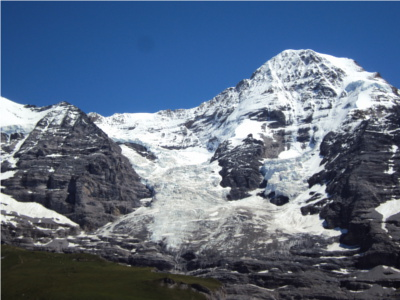
#> input picture images/2.jpeg, 400 x 300 px
$ jupyter execute testcode.ipynb
#> lines starting #> are read from the running program, lines starting #| are printed output that depends on the picture; after the words box and inside, x2 and y2 are one past the last pixel; in counts of white or black regions, pixels touching at a corner belong together
[cell 1]
##################################################

[cell 2]
#####################Computer Vision Project ##############

[cell 3]
import cv2
import numpy as np

[cell 4]
rimg = cv2.imread("./images/2.jpeg")
#> rimg is the input picture: shape (300, 400, 3); mean B, G, R 131, 108.6, 93
rimg_gray = cv2.cvtColor(rimg,cv2.COLOR_BGR2GRAY)
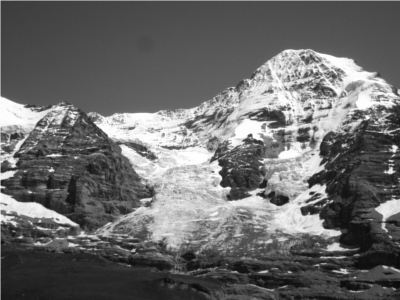
#> rimg_gray: shape (300, 400); min 8, max 255, mean 106.5
# rims=cv2.resize(img1,(960,540))
limg=cv2.imread("./images/1.jpeg")
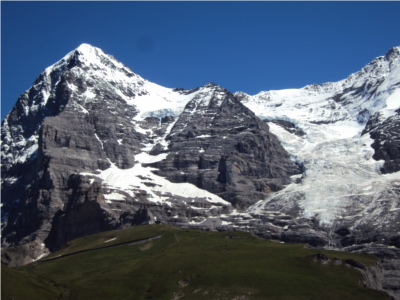
#> input picture images/1.jpeg, 400 x 300 px
#> limg is the input picture: shape (300, 400, 3); mean B, G, R 113.4, 95.7, 82.9
limg_gray = cv2.cvtColor(limg,cv2.COLOR_BGR2GRAY)
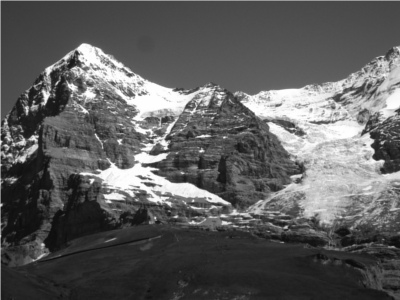
#> limg_gray: shape (300, 400); min 9, max 255, mean 93.9
# lims=cv2.resize(img2,(960,540))
sift = cv2.xfeatures2d.SIFT_create()

kp1, des1 = sift.detectAndCompute(rimg_gray,None)
#> kp1 = 1491 keypoints; strongest (x, y, size): (391, 171, 4.1), (394, 148, 4.2), (311, 193, 2.4), (281, 200, 9.1)
kp2, des2 = sift.detectAndCompute(limg_gray,None)
#> kp2 = 1257 keypoints; strongest (x, y, size): (46, 95, 5.4), (34, 138, 4.3), (72, 87, 5.5), (144, 165, 3.5)

for d in des1:
    print(d)
#> this loop made 1491 passes
#> (printed output is left out)

[cell 5]
#Brute force matching
bf=cv2.BFMatcher(cv2.NORM_L1, crossCheck=True)
matches = bf.match(des1,des2)
#> matches = 673 matches
matches = sorted(matches,key=lambda x:x.distance)
#minimum distance implies good matching !
for m in matches:
    print(m.distance)

[cell 6]
matching_result = cv2.drawMatches(rimg_gray,kp1,limg_gray,kp2,matches[:20],None,flags=2)
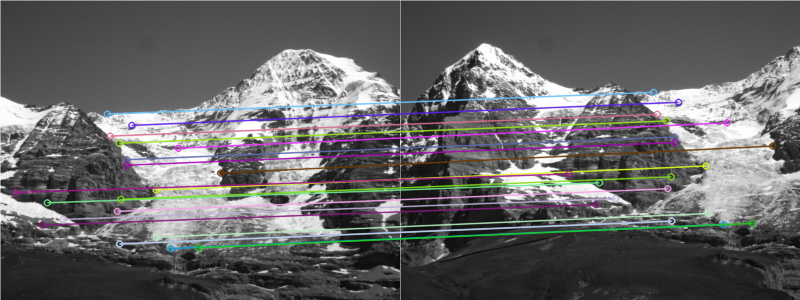
#> matching_result: shape (300, 800, 3); mean of channels 0, 1, 2 102.1, 101.5, 102.1; drawn as B, G, R
#ims1=cv2.drawKeypoints(ims1,keypoints,None)
cv2.imshow("Matching Result",matching_result)
cv2.imshow("right image",rimg_gray)
cv2.imshow("left image",limg_gray)
k=cv2.waitKey(0)
#> (key Esc is pressed here)
if k==27:
    cv2.destroyAllWindows()

[cell 7]
good = []
for m in matches[:20]:
    good.append(m)
#> this loop made 20 passes
#> after the loop, good = 20 matches
# [6 lines of commented-out code are left out]
src_pts = np.float32([ kp1[m.queryIdx].pt for m in good ]).reshape(-1,1,2)
#> src_pts = 20 rows, first 8: [116.8, 210.9], [126.3, 159.2], [41.79, 224.7], [131.5, 124.9], [46.85, 202.3], [109.7, 135.6], [155.7, 189.5], [119.1, 243.5]
dst_pts = np.float32([ kp2[m.trainIdx].pt for m in good ]).reshape(-1,1,2)
#> dst_pts = 20 rows, first 8: [267.3, 188.3], [274.4, 136.5], [195.3, 204.1], [278.1, 101.8], [198.9, 182.3], [256.7, 113.8], [305.6, 165.5], [271.2, 220.6]
M,mask = cv2.findHomography(src_pts, dst_pts, cv2.RANSAC, 5.0)
#> M = [[0.884, 0.0606, 144.5], [-0.0918, 0.977, -11.79], [-0.000319, 5.48e-05, 1]]; mask = 20 values from 1 to 1
print(M)
h,w = rimg_gray.shape
#> h = 300; w = 400
print(h,w)

[cell 8]
pts = np.float32([ [0,0],[0,h-1],[w-1,h-1],[w-1,0] ]).reshape(-1,1,2)
#> pts = [[0, 0], [0, 299], [399, 299], [399, 0]]
dst=cv2.perspectiveTransform(pts,M)
#> dst = [[144.5, -11.79], [160, 275.8], [579.7, 274.2], [569.8, -55.51]]
print(pts,2*'\n',dst)
# lims=cv2.polylines(lims,[np.int32(dst)])

[cell 9]
limg_gray=cv2.polylines(limg_gray,[np.int32(dst)],True,255,5,cv2.LINE_AA)
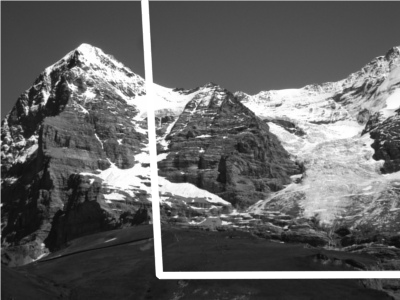
#> limg_gray: shape (300, 400); 3.8% of pixels changed, all inside (x1, y1, x2, y2) = (140, 0, 400, 280)
cv2.imshow("original image overlapping",limg_gray)
k=cv2.waitKey(0)
#> (key Esc is pressed here)
if k==27:
    cv2.destroyAllWindows()

[cell 10]
final_image=cv2.warpPerspective(rimg,M,(limg.shape[1]+rimg.shape[1],limg.shape[0]))
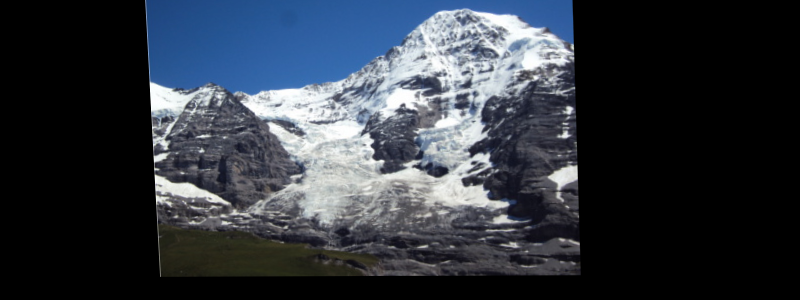
#> final_image: shape (300, 800, 3); mean B, G, R 63.4, 54.7, 48.8
final_image[0:limg.shape[0],0:limg.shape[1]]=limg
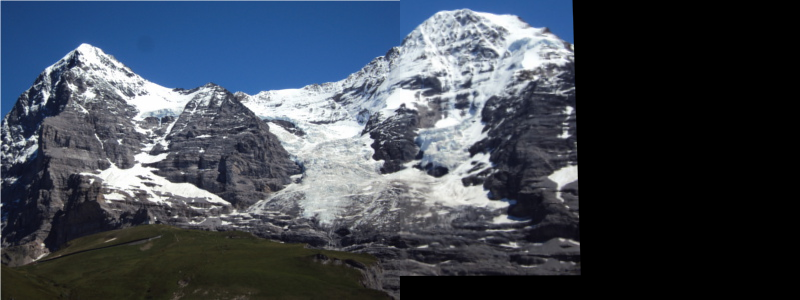
#> final_image: shape (300, 800, 3); mean B, G, R 82.6, 71.2, 63.4
print(final_image[0].shape,10*'\n',final_image)
cv2.imshow("final stichhed image",final_image)
k=cv2.waitKey(0)
#> (key Esc is pressed here)
if k==27:
    cv2.destroyAllWindows()
